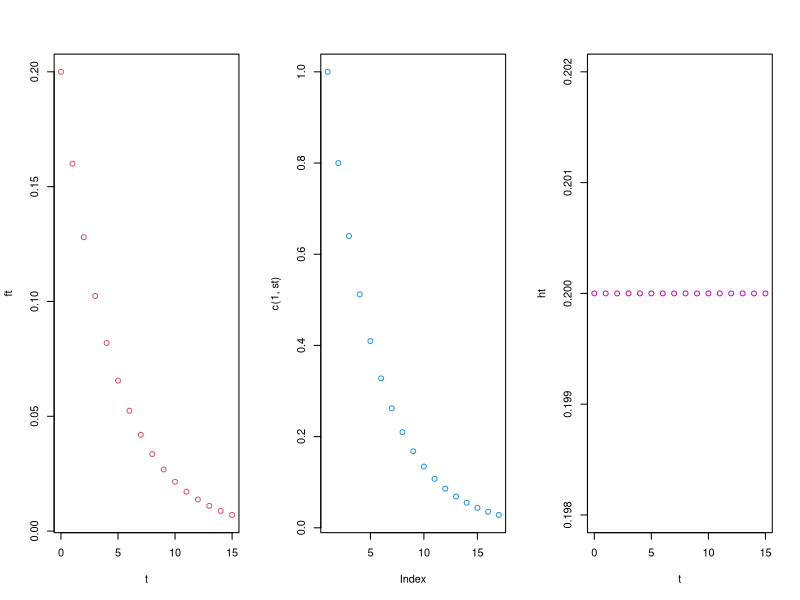
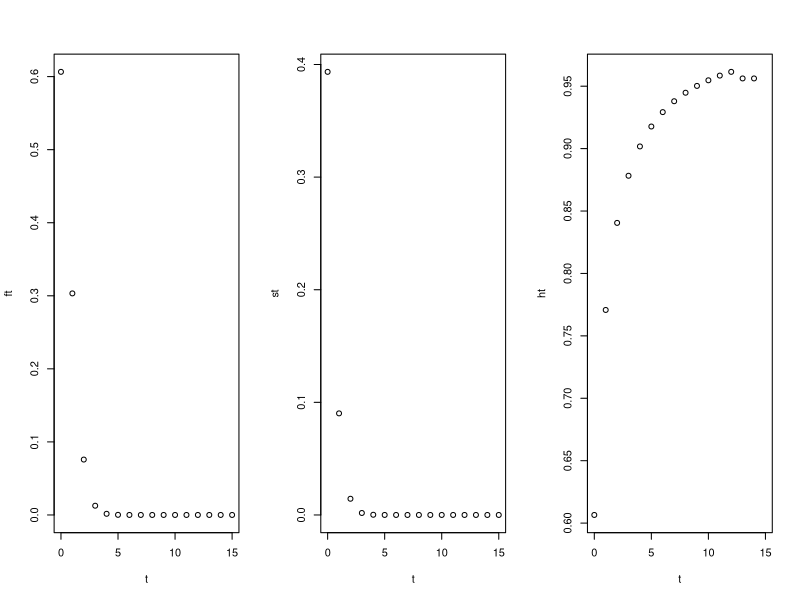
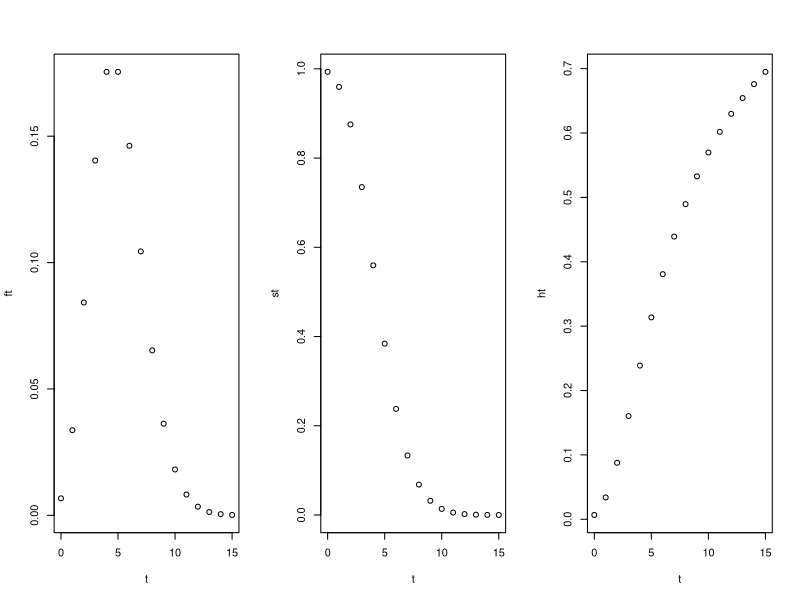
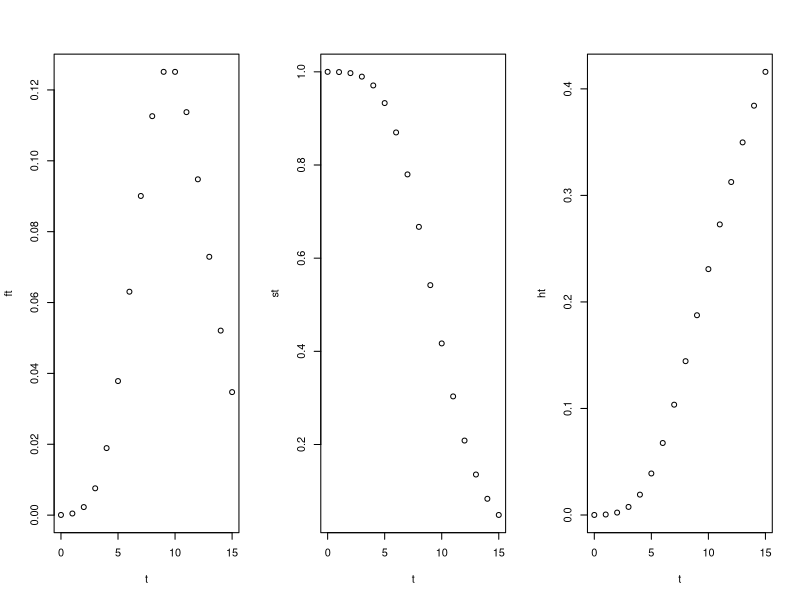
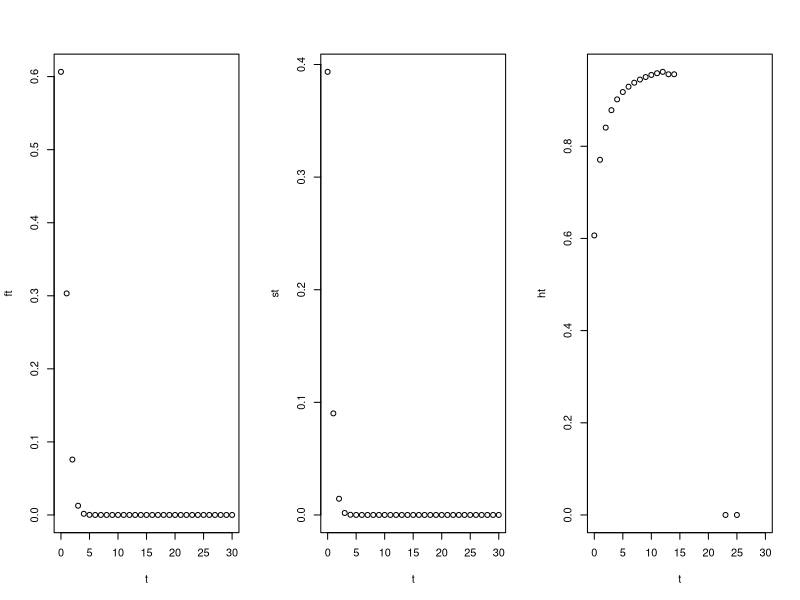
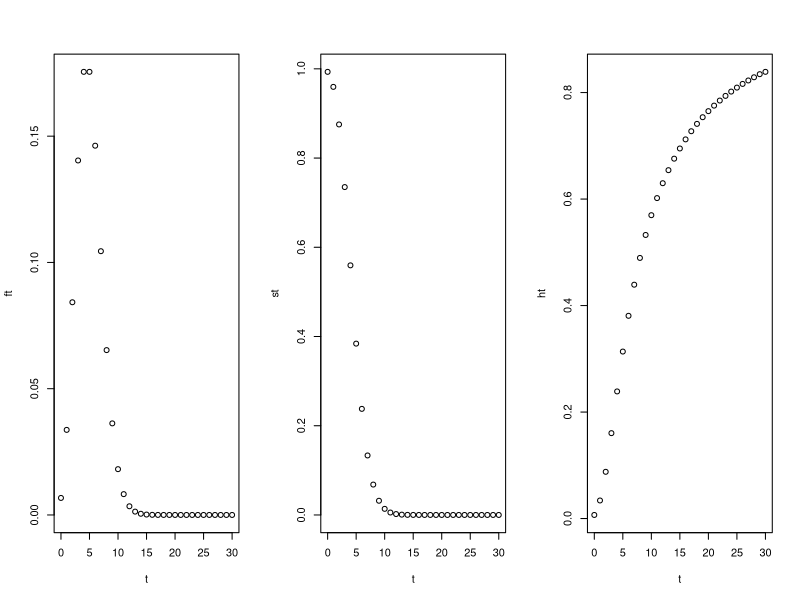
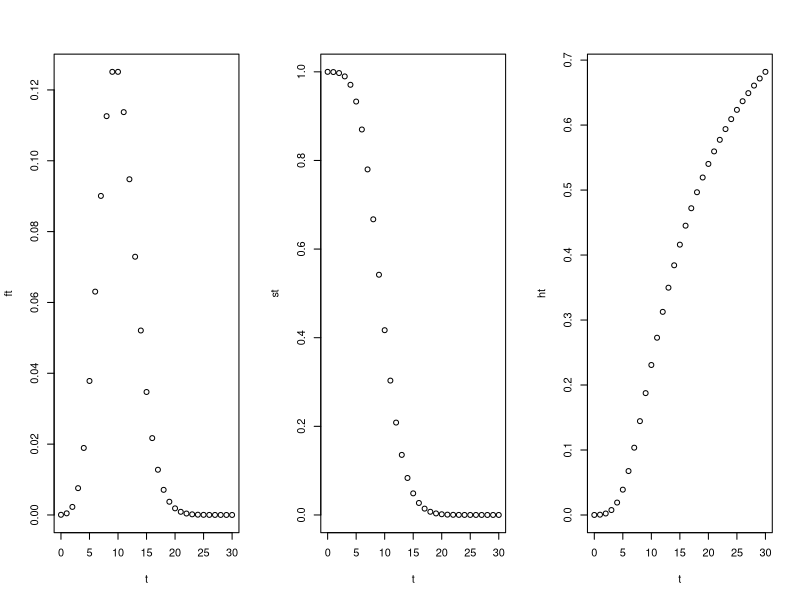
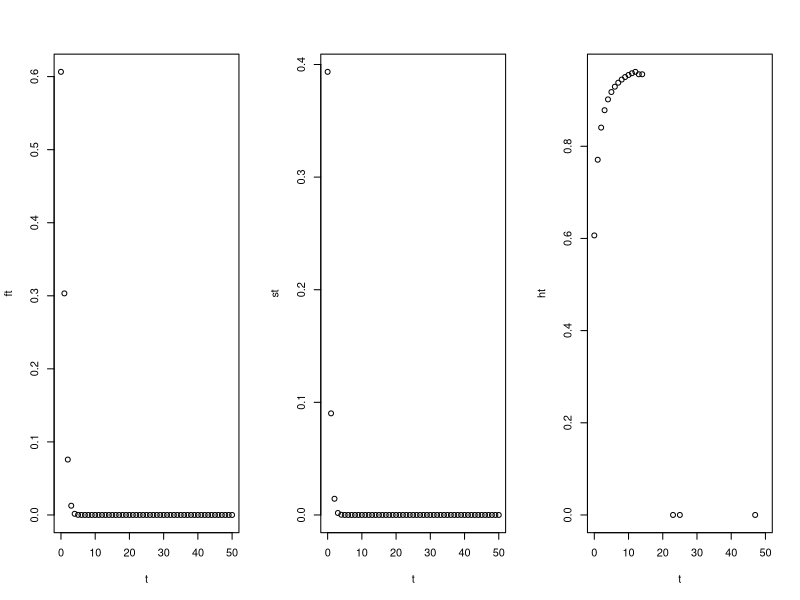

The R source for these figures, in order:
## ---- chunk 1
t<-0:15
p<-0.2
n<-length(t)
ft<-dgeom(t,p)
st<-1-pgeom(t,p)
ht<-ft
ht[2:n]<-ft[-1]/st[-n] # same as ft from 2 to N
# graph
par(mfrow=c(1,3))
plot(t,ft, col = 2)
plot(c(1,st), col = 4)
plot(t,ht, col = 6)

## ---- chunk 2
for(TT in c(15,30,50)){
  for(lambda in c(0.5,5,10)){
    t<-0:TT #play with the value for t
    lam<-lambda
    n<-length(t)
    ft<-dpois(t,lam)
    st<-1-ppois(t,lam)
    ht<-ft
    ht[2:n]<-ft[-1]/st[-n]
    par(mfrow=c(1,3))
    plot(t,ft)
    plot(t,st)
    plot(t,ht)
    
  }
  
}
## ---- chunk 3
t<-0:40
r<-5
p<-0.6
n<-length(t)
ft<-dnbinom(t,r,p)
st<-1-pnbinom(t,r,p)
ht<-ft
ht[2:n]<-ft[-1]/st[-n]
par(mfrow=c(1,3))
plot(t,ft)
plot(t,st)
plot(t,ht)

